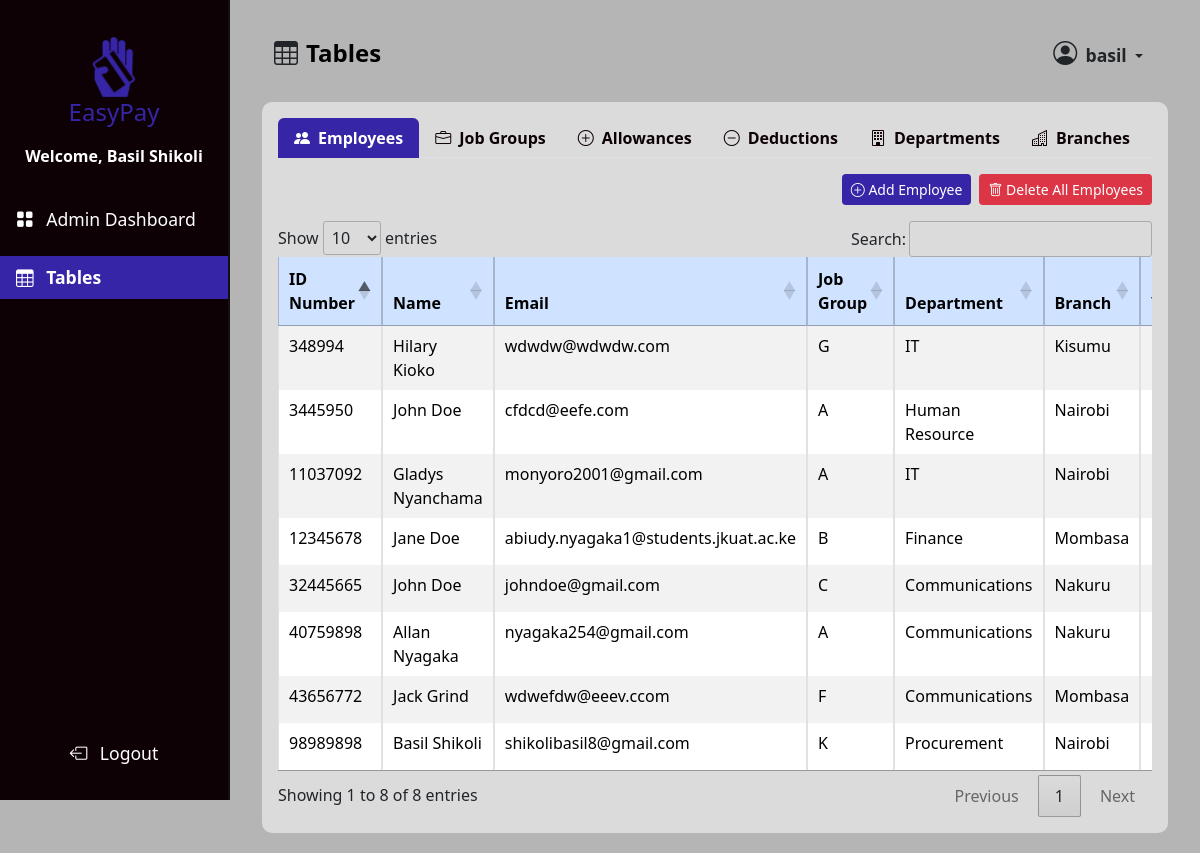
/admin_tables/ (signed in), run on the app's committed database.
### management/models.py (models this page shows, shortened)
class Employee(models.Model):
    id_number = models.CharField(max_length=100, unique=True)
    first_name = models.CharField(max_length=50)
    last_name = models.CharField(max_length=50)
    email = models.EmailField(unique=True)
    job_group = models.ForeignKey(JobGroup, on_delete=models.SET_NULL, null=True)
    department = models.ForeignKey(Department, on_delete=models.SET_NULL, null=True)
    branch = models.ForeignKey(Branch, on_delete=models.SET_NULL, null=True)
    verified = models.BooleanField(default=False)
    user = models.OneToOneField(User, null=True, blank=True, on_delete=models.CASCADE)

class JobGroup(models.Model):
    name = models.CharField(max_length=100)
    base_salary = models.DecimalField(max_digits=11, decimal_places=2, default=0)
    allowances = models.ManyToManyField(
        Allowance, through="JobGroupAllowance", related_name="job_groups"
    )
    deductions = models.ManyToManyField(
        Deduction, through="JobGroupDeduction", related_name="job_groups"
    )

class Department(models.Model):
    name = models.CharField(max_length=100)

class Branch(models.Model):
    name = models.CharField(max_length=100)
    address = models.CharField(max_length=255)

### management/views.py (the view)
# urls.py: path("admin_tables/", management_views.admin_tables, name="admin_tables"),
def admin_tables(request):
    employees = Employee.objects.select_related(
        "job_group", "department", "branch"
    ).all()
    job_groups = JobGroup.objects.all()
    departments = Department.objects.all()
    branches = Branch.objects.all()
    users = User.objects.all()
    allowances = Allowance.objects.all()
    deductions = Deduction.objects.all()
    job_group_data = []
    for job_group in job_groups:
        job_group_id = job_group.id
        job_group_allowances = JobGroupAllowance.objects.filter(job_group=job_group)
        job_group_deductions = JobGroupDeduction.objects.filter(job_group=job_group)
        job_group_data.append(
            {
                "job_group_id": job_group_id,
                "job_group": job_group,
                "job_group_allowances": job_group_allowances,
                "job_group_deductions": job_group_deductions,
            }
        )
    context = {
        "employees": employees,
        "job_groups": job_groups,
        "job_group_data": job_group_data,
        "departments": departments,
        "branches": branches,
        "users": users,
        "allowances": allowances,
        "deductions": deductions,
    }
    return render(request, "layouts/admin_tables.html", context)

### management/templates/layouts/admin_tables.html (shortened to what this page needs)
{% extends "layouts/admin_dashboard_layout.html" %}
{% load humanize %}
{% load static %}
{% block content %}
  <div class="container-fluid">
    <main class="main-content">
      <nav class="navbar navbar-expand-lg dash-nav mb-2">
        <div class="container-fluid">
          <i class="bi bi-table me-2" style="font-size: 1.5rem"></i>
          <h1 class="navbar-brand fw-bold mb-0" style="font-size: 1.5rem">Tables</h1>
          <div class="collapse navbar-collapse" id="navbarNav">
            <ul class="navbar-nav ms-auto">
              <li class="nav-item">
                <div class="dropdown">
                  <button class="btn dropdown-toggle"
                          type="button"
                          data-bs-toggle="dropdown"
                          aria-expanded="false">
                    <i class="bi bi-person-circle me-1" style="font-size: 1.5rem"></i>
                    <span class="fw-bold" style="font-size: 1.1rem;">{{ user.username }}</span>
                  </button>
                </div>
              </li>
            </ul>
          </div>
        </div>
      </nav>
      <div class="card mt-2">
        <div class="card-body">
          <ul class="nav nav-tabs" id="tablesTab" role="tablist">
            <li class="nav-item" role="presentation">
              <a class="nav-link active"
                 id="employees-tab"
                 data-bs-toggle="tab"
                 href="#employees"
                 role="tab"
                 aria-controls="employees"
                 aria-selected="true"><i class="bi bi-people-fill me-2"></i>Employees</a>
            </li>
            <li class="nav-item" role="presentation">
              <a class="nav-link"
                 id="job-groups-tab"
                 data-bs-toggle="tab"
                 href="#job-groups"
                 role="tab"
                 aria-controls="job-groups"
                 aria-selected="false"><i class="bi bi-briefcase me-2"></i>Job Groups</a>
            </li>
            <li class="nav-item" role="presentation">
              <a class="nav-link"
                 id="allowances-tab"
                 data-bs-toggle="tab"
                 href="#allowances"
                 role="tab"
                 aria-controls="allowances"
                 aria-selected="false"><i class="bi bi-plus-circle me-2"></i>Allowances</a>
            </li>
            <li class="nav-item" role="presentation">
              <a class="nav-link"
                 id="deductions-tab"
                 data-bs-toggle="tab"
                 href="#deductions"
                 role="tab"
                 aria-controls="deductions"
                 aria-selected="false"><i class="bi bi-dash-circle me-2"></i>Deductions</a>
            </li>
            <li class="nav-item" role="presentation">
              <a class="nav-link"
                 id="departments-tab"
                 data-bs-toggle="tab"
                 href="#departments"
                 role="tab"
                 aria-controls="departments"
                 aria-selected="false"><i class="bi bi-building me-2"></i>Departments</a>
            </li>
            <li class="nav-item" role="presentation">
              <a class="nav-link"
                 id="branches-tab"
                 data-bs-toggle="tab"
                 href="#branches"
                 role="tab"
                 aria-controls="branches"
                 aria-selected="false"><i class="bi bi-buildings me-2"></i>Branches</a>
            </li>
          </ul>
          <div class="tab-content mt-3" id="tablesTabContent">
            {% include "tables/employees_table.html" %}
          </div>
        </div>
      </div>
    </main>
  </div>
{% endblock content %}

### main/templates/layouts/admin_dashboard_layout.html (shortened to what this page needs)
{% load static %}
<!DOCTYPE html>
<html lang="en">
  <head>
    <link rel="stylesheet"
          href="https://cdn.datatables.net/1.13.6/css/jquery.dataTables.min.css">
    <link href="https://cdn.jsdelivr.net/npm/bootstrap@5.3.3/dist/css/bootstrap.min.css"
          rel="stylesheet"
 />
    <link rel="stylesheet" href="{% static 'css/dashboard.css' %}" />
    <link rel="stylesheet"
          href="https://cdn.jsdelivr.net/npm/bootstrap-icons@1.11.3/font/bootstrap-icons.min.css">
  </head>
  <body hx-headers='{"X-CSRFToken": "{{ csrf_token }}"}'>
    <div class="toast-container position-fixed top-0 start-50 translate-middle-x p-3"
         style="z-index: 1100">
    </div>
    <nav">
      <div class="sidebar d-flex flex-column">
        <div class="sidebar-header text-center">
          <a href="{% url 'home' %}">
            <img src="{% static 'images/logo.png' %}" alt="" width="62" height="62" />
            <h4 class="mb-0">EasyPay</h4>
          </a>
        </div>
        <div class="container d-flex align-items-center justify-content-center">
          <h6 class="mb-4 fw-bold text-white">Welcome, {{ user.first_name }} {{ user.last_name }}</h6>
        </div>
        <div class="sidebar-body text-white">
          <ul class="nav flex-column">
            <li class="nav-item py-2">
              <a class="nav-link {% if request.resolver_match.url_name == 'admin_dashboard' %}active{% endif %}"
                 href="{% url 'admin_dashboard' %}">
                <i class="bi bi-grid-fill me-2"></i>
                <span>Admin Dashboard</span>
              </a>
            </li>
            <li class="nav-item py-2">
              <a class="nav-link {% if request.resolver_match.url_name == 'admin_tables' %}active{% endif %}"
                 href="{% url 'admin_tables' %}">
                <i class="bi bi-table me-2"></i>
                <span>Tables</span>
              </a>
            </li>
          </ul>
        </div>
        <div class="sidebar-footer text-center mb-4">
          <a class="nav-link" href="{% url 'logout_admin' %}">
            <i class="bi bi-box-arrow-left me-2"></i>
            <span>Logout</span>
          </a>
        </div>
      </div>
    {% block content %}
    {% endblock content %}
  </body>
</html>

### management/templates/tables/employees_table.html (shortened to what this page needs)
<div class="tab-pane fade show active table-responsive"
     id="employees"
     role="tabpanel"
     aria-labelledby="employees-tab">
  <div class="d-flex justify-content-end mb-3 gap-2">
    <button class="btn btn-sm text-white"
            data-bs-toggle="modal"
            data-bs-target="#addEmployeeModal"
            style="background-color: #3626a7">
      <i class="bi bi-plus-circle"></i> Add Employee
    </button>
    <button class="btn btn-sm text-white bg-danger"
            data-bs-toggle="modal"
            data-bs-target="#deleteAllEmployeesModal">
      <i class="bi bi-trash"></i> Delete All Employees
    </button>
  </div>
  <table id="employeesTable"
         class="table table-bordered table-striped table-hover">
    <thead class="table-primary">
      <tr>
        <th class="text-start">ID Number</th>
        <th class="text-start">Name</th>
        <th class="text-start">Email</th>
        <th class="text-start">Job Group</th>
        <th class="text-start">Department</th>
        <th class="text-start">Branch</th>
        <th class="text-start">Verified</th>
      </tr>
    </thead>
    <tbody>
      {% for employee in employees %}
        <tr>
          <td class="text-start">{{ employee.id_number }}</td>
          <td class="text-start">{{ employee.first_name }} {{ employee.last_name }}</td>
          <td class="text-start">{{ employee.email }}</td>
          <td class="text-start">{{ employee.job_group.name }}</td>
          <td class="text-start">{{ employee.department.name }}</td>
          <td class="text-start">{{ employee.branch.name }}</td>
          <td>
          </td>
        </tr>
      {% endfor %}
    </tbody>
  </table>
</div>

### main/static/css/dashboard.css (style rules this page uses)
body { background-color: #b5b5b5; }
a { text-decoration: none; }
.sidebar { background-color: #0d0106; height: 100vh; width: 230px; position: fixed; top: 0; left: 0; padding-top: 1rem; border-right: 2px solid #111; }
.sidebar a { text-decoration: none; color: #ffffff; }
.nav-link.active { background-color: #3626a7; color: white; font-weight: bold; position: relative; }
.sidebar-header { padding: 20px; }
.sidebar-header h4 { color: #3626a7; }
.sidebar-body, .sidebar-footer { font-size: 1.1rem; }
.sidebar .nav { flex-grow: 1; }
.sidebar .sidebar-footer { margin-top: auto; padding: 10px; }
.main-content { margin-left: 230px; padding: 20px; flex-grow: 1; display: flex; flex-direction: column; }
.dash-nav { width: 100%; }
.card { flex: 1; display: flex; flex-direction: column; justify-content: space-between; height: 100%; border-radius: 10px; border: none; background-color: #dbdbdb; }
.card-body { display: flex; flex-direction: column; height: 100%; text-align: center; }
.nav-tabs .nav-link { background-color: transparent; color: #0d0106; border: none; font-weight: 600; transition: all 0.3s ease; }
.nav-tabs .nav-link.active { background-color: #3626a7; color: #ffffff; }

### data on the page
Employee: id_number "40759898", first_name "Allan", last_name "Nyagaka", email "nyagaka254@gmail.com", job_group.name "A", department.name "Communications", branch.name "Nakuru"
Employee: id_number "12345678", first_name "Jane", last_name "Doe", email "abiudy.nyagaka1@students.jkuat.ac.ke", job_group.name "B", department.name "Finance", branch.name "Mombasa"
Employee: id_number "32445665", first_name "John", last_name "Doe", email "johndoe@gmail.com", job_group.name "C", department.name "Communications", branch.name "Nakuru"
Employee: id_number "11037092", first_name "Gladys", last_name "Nyanchama", email "monyoro2001@gmail.com", job_group.name "A", department.name "IT", branch.name "Nairobi"
Employee: id_number "3445950", first_name "John", last_name "Doe", email "cfdcd@eefe.com", job_group.name "A", department.name "Human Resource", branch.name "Nairobi"
Employee: id_number "43656772", first_name "Jack", last_name "Grind", email "wdwefdw@eeev.ccom", job_group.name "F", department.name "Communications", branch.name "Mombasa"
Employee: id_number "98989898", first_name "Basil", last_name "Shikoli", email "shikolibasil8@gmail.com", job_group.name "K", department.name "Procurement", branch.name "Nairobi"
Employee: id_number "348994", first_name "Hilary", last_name "Kioko", email "wdwdw@wdwdw.com", job_group.name "G", department.name "IT", branch.name "Kisumu"

### other printed values
{{ user.first_name }} "Basil"
{{ user.last_name }} "Shikoli"
{{ user.username }} "basil"
